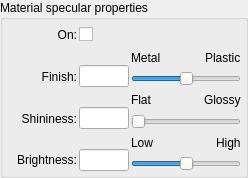
              <widget class="QGroupBox" name="groupBox9_2" >
               <property name="enabled" >
                <bool>true</bool>
               </property>
               <property name="title" >
                <string>Material specular properties</string>
               </property>
               <layout class="QHBoxLayout" >
                <property name="margin" >
                 <number>4</number>
                </property>
                <property name="spacing" >
                 <number>4</number>
                </property>
                <item>
                 <layout class="QHBoxLayout" >
                  <property name="margin" >
                   <number>0</number>
                  </property>
                  <property name="spacing" >
                   <number>2</number>
                  </property>
                  <item>
                   <layout class="QVBoxLayout" >
                    <property name="margin" >
                     <number>0</number>
                    </property>
                    <property name="spacing" >
                     <number>0</number>
                    </property>
                    <item>
                     <widget class="QLabel" name="ms_on_label" >
                      <property name="text" >
                       <string>On:</string>
                      </property>
                      <property name="alignment" >
                       <set>Qt::AlignRight|Qt::AlignTrailing|Qt::AlignVCenter</set>
                      </property>
                     </widget>
                    </item>
                    <item>
                     <spacer>
                      <property name="orientation" >
                       <enum>Qt::Horizontal</enum>
                      </property>
                      <property name="sizeType" >
                       <enum>QSizePolicy::Expanding</enum>
                      </property>
                      <property name="sizeHint" >
                       <size>
                        <width>70</width>
                        <height>20</height>
                       </size>
                      </property>
                     </spacer>
                    </item>
                    <item>
                     <widget class="QLabel" name="ms_finish_label" >
                      <property name="text" >
                       <string>Finish:</string>
                      </property>
                      <property name="alignment" >
                       <set>Qt::AlignRight|Qt::AlignTrailing|Qt::AlignVCenter</set>
                      </property>
                     </widget>
                    </item>
                    <item>
                     <spacer>
                      <property name="orientation" >
                       <enum>Qt::Horizontal</enum>
                      </property>
                      <property name="sizeType" >
                       <enum>QSizePolicy::Expanding</enum>
                      </property>
                      <property name="sizeHint" >
                       <size>
                        <width>40</width>
                        <height>20</height>
                       </size>
                      </property>
                     </spacer>
                    </item>
                    <item>
                     <widget class="QLabel" name="ms_shininess_label" >
                      <property name="text" >
                       <string>Shininess:</string>
                      </property>
                      <property name="alignment" >
                       <set>Qt::AlignRight|Qt::AlignTrailing|Qt::AlignVCenter</set>
                      </property>
                     </widget>
                    </item>
                    <item>
                     <spacer>
                      <property name="orientation" >
                       <enum>Qt::Horizontal</enum>
                      </property>
                      <property name="sizeType" >
                       <enum>QSizePolicy::Expanding</enum>
                      </property>
                      <property name="sizeHint" >
                       <size>
                        <width>40</width>
                        <height>20</height>
                       </size>
                      </property>
                     </spacer>
                    </item>
                    <item>
                     <widget class="QLabel" name="ms_brightness__label" >
                      <property name="text" >
                       <string>Brightness:</string>
                      </property>
                      <property name="alignment" >
                       <set>Qt::AlignRight|Qt::AlignTrailing|Qt::AlignVCenter</set>
                      </property>
                     </widget>
                    </item>
                   </layout>
                  </item>
                  <item>
                   <layout class="QVBoxLayout" >
                    <property name="margin" >
                     <number>0</number>
                    </property>
                    <property name="spacing" >
                     <number>0</number>
                    </property>
                    <item>
                     <widget class="QCheckBox" name="ms_on_checkbox" >
                      <property name="minimumSize" >
                       <size>
                        <width>0</width>
                        <height>21</height>
                       </size>
                      </property>
                      <property name="text" >
                       <string/>
                      </property>
                     </widget>
                    </item>
                    <item>
                     <spacer>
                      <property name="orientation" >
                       <enum>Qt::Horizontal</enum>
                      </property>
                      <property name="sizeType" >
                       <enum>QSizePolicy::Fixed</enum>
                      </property>
                      <property name="sizeHint" >
                       <size>
                        <width>50</width>
                        <height>20</height>
                       </size>
                      </property>
                     </spacer>
                    </item>
                    <item>
                     <widget class="QLineEdit" name="ms_finish_linedit" >
                      <property name="sizePolicy" >
                       <sizepolicy>
                        <hsizetype>7</hsizetype>
                        <vsizetype>0</vsizetype>
                        <horstretch>0</horstretch>
                        <verstretch>0</verstretch>
                       </sizepolicy>
                      </property>
                      <property name="maximumSize" >
                       <size>
                        <width>50</width>
                        <height>32767</height>
                       </size>
                      </property>
                      <property name="maxLength" >
                       <number>5</number>
                      </property>
                      <property name="readOnly" >
                       <bool>true</bool>
                      </property>
                     </widget>
                    </item>
                    <item>
                     <spacer>
                      <property name="orientation" >
                       <enum>Qt::Horizontal</enum>
                      </property>
                      <property name="sizeType" >
                       <enum>QSizePolicy::Fixed</enum>
                      </property>
                      <property name="sizeHint" >
                       <size>
                        <width>50</width>
                        <height>20</height>
                       </size>
                      </property>
                     </spacer>
                    </item>
                    <item>
                     <widget class="QLineEdit" name="ms_shininess_linedit" >
                      <property name="maximumSize" >
                       <size>
                        <width>50</width>
                        <height>32767</height>
                       </size>
                      </property>
                      <property name="maxLength" >
                       <number>5</number>
                      </property>
                      <property name="readOnly" >
                       <bool>true</bool>
                      </property>
                     </widget>
                    </item>
                    <item>
                     <spacer>
                      <property name="orientation" >
                       <enum>Qt::Horizontal</enum>
                      </property>
                      <property name="sizeType" >
                       <enum>QSizePolicy::Fixed</enum>
                      </property>
                      <property name="sizeHint" >
                       <size>
                        <width>50</width>
                        <height>20</height>
                       </size>
                      </property>
                     </spacer>
                    </item>
                    <item>
                     <widget class="QLineEdit" name="ms_brightness_linedit" >
                      <property name="maximumSize" >
                       <size>
                        <width>50</width>
                        <height>32767</height>
                       </size>
                      </property>
                      <property name="maxLength" >
                       <number>5</number>
                      </property>
                      <property name="readOnly" >
                       <bool>true</bool>
                      </property>
                     </widget>
                    </item>
                   </layout>
                  </item>
                  <item>
                   <layout class="QVBoxLayout" >
                    <property name="margin" >
                     <number>0</number>
                    </property>
                    <property name="spacing" >
                     <number>0</number>
                    </property>
                    <item>
                     <spacer>
                      <property name="orientation" >
                       <enum>Qt::Horizontal</enum>
                      </property>
                      <property name="sizeType" >
                       <enum>QSizePolicy::Expanding</enum>
                      </property>
                      <property name="sizeHint" >
                       <size>
                        <width>100</width>
                        <height>20</height>
                       </size>
                      </property>
                     </spacer>
                    </item>
                    <item>
                     <layout class="QHBoxLayout" >
                      <property name="margin" >
                       <number>0</number>
                      </property>
                      <property name="spacing" >
                       <number>4</number>
                      </property>
                      <item>
                       <widget class="QLabel" name="textLabel1_6" >
                        <property name="text" >
                         <string>Metal</string>
                        </property>
                       </widget>
                      </item>
                      <item>
                       <spacer>
                        <property name="orientation" >
                         <enum>Qt::Horizontal</enum>
                        </property>
                        <property name="sizeType" >
                         <enum>QSizePolicy::Fixed</enum>
                        </property>
                        <property name="sizeHint" >
                         <size>
                          <width>40</width>
                          <height>20</height>
                         </size>
                        </property>
                       </spacer>
                      </item>
                      <item>
                       <widget class="QLabel" name="textLabel2_4" >
                        <property name="text" >
                         <string>Plastic</string>
                        </property>
                       </widget>
                      </item>
                     </layout>
                    </item>
                    <item>
                     <widget class="QSlider" name="ms_finish_slider" >
                      <property name="minimum" >
                       <number>0</number>
                      </property>
                      <property name="maximum" >
                       <number>100</number>
                      </property>
                      <property name="value" >
                       <number>50</number>
                      </property>
                      <property name="orientation" >
                       <enum>Qt::Horizontal</enum>
                      </property>
                      <property name="tickInterval" >
                       <number>5</number>
                      </property>
                     </widget>
                    </item>
                    <item>
                     <layout class="QHBoxLayout" >
                      <property name="margin" >
                       <number>0</number>
                      </property>
                      <property name="spacing" >
                       <number>4</number>
                      </property>
                      <item>
                       <widget class="QLabel" name="textLabel1_6_2" >
                        <property name="text" >
                         <string>Flat</string>
                        </property>
                       </widget>
                      </item>
                      <item>
                       <spacer>
                        <property name="orientation" >
                         <enum>Qt::Horizontal</enum>
                        </property>
                        <property name="sizeType" >
                         <enum>QSizePolicy::Expanding</enum>
                        </property>
                        <property name="sizeHint" >
                         <size>
                          <width>16</width>
                          <height>20</height>
                         </size>
                        </property>
                       </spacer>
                      </item>
                      <item>
                       <widget class="QLabel" name="textLabel2_4_2" >
                        <property name="text" >
                         <string>Glossy</string>
                        </property>
                       </widget>
                      </item>
                     </layout>
                    </item>
                    <item>
                     <widget class="QSlider" name="ms_shininess_slider" >
                      <property name="minimum" >
                       <number>15</number>
                      </property>
                      <property name="maximum" >
                       <number>60</number>
                      </property>
                      <property name="value" >
                       <number>15</number>
                      </property>
                      <property name="orientation" >
                       <enum>Qt::Horizontal</enum>
                      </property>
                      <property name="tickInterval" >
                       <number>5</number>
                      </property>
                     </widget>
                    </item>
                    <item>
                     <layout class="QHBoxLayout" >
                      <property name="margin" >
                       <number>0</number>
                      </property>
                      <property name="spacing" >
                       <number>4</number>
                      </property>
                      <item>
                       <widget class="QLabel" name="textLabel1_6_3" >
                        <property name="text" >
                         <string>Low</string>
                        </property>
                       </widget>
                      </item>
                      <item>
                       <spacer>
                        <property name="orientation" >
                         <enum>Qt::Horizontal</enum>
                        </property>
                        <property name="sizeType" >
                         <enum>QSizePolicy::Expanding</enum>
                        </property>
                        <property name="sizeHint" >
                         <size>
                          <width>16</width>
                          <height>20</height>
                         </size>
                        </property>
                       </spacer>
                      </item>
                      <item>
                       <widget class="QLabel" name="textLabel2_4_3" >
                        <property name="text" >
                         <string>High</string>
                        </property>
                       </widget>
                      </item>
                     </layout>
                    </item>
                    <item>
                     <widget class="QSlider" name="ms_brightness_slider" >
                      <property name="minimum" >
                       <number>0</number>
                      </property>
                      <property name="maximum" >
                       <number>100</number>
                      </property>
                      <property name="value" >
                       <number>50</number>
                      </property>
                      <property name="orientation" >
                       <enum>Qt::Horizontal</enum>
                      </property>
                      <property name="tickInterval" >
                       <number>5</number>
                      </property>
                     </widget>
                    </item>
                   </layout>
                  </item>
                 </layout>
                </item>
               </layout>
              </widget>
